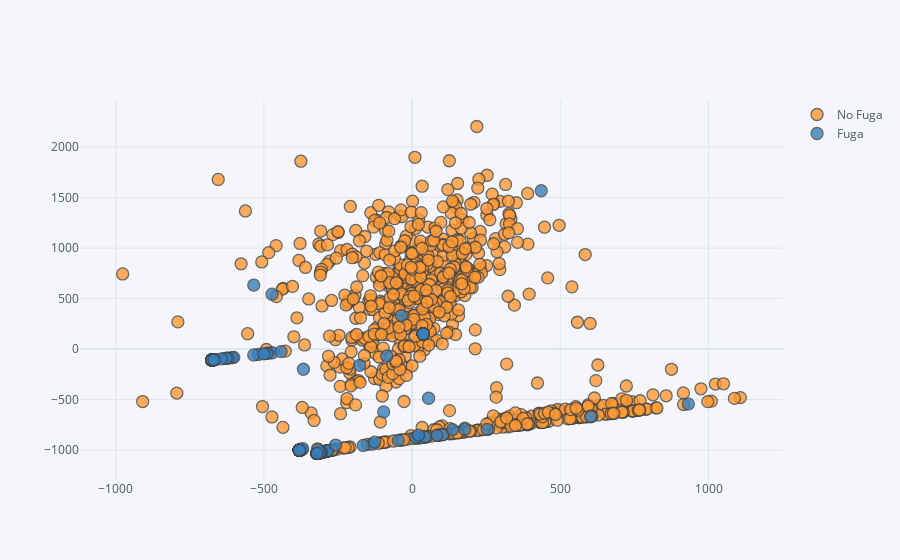

Notebook cell for this chart:
### Code cell
Xm.iplot(kind='scatter',x='d1',y='d2',categories=tgt[0],mode='markers')

### Figure 1 — Plotly figure (JSON) as saved in the notebook; plotly's stock layout.template omitted (floating-point values rounded to 4 significant figures; data arrays with more than 128 entries replaced by an {"elided": "..."} marker saying what was removed)
{"data": [{"marker": {"color": "rgba(255, 153, 51, 1.0)", "line": {"width": 1.3}, "opacity": 0.8, "size": 12, "symbol": "circle"}, "mode": "markers", "name": "No Fuga", "textfont": {"color": "#4D5663"}, "type": "scatter", "x": {"elided": "833 float values"}, "y": {"elided": "833 float values"}}, {"marker": {"color": "rgba(55, 128, 191, 1.0)", "line": {"width": 1.3}, "opacity": 0.8, "size": 12, "symbol": "circle"}, "mode": "markers", "name": "Fuga", "textfont": {"color": "#4D5663"}, "type": "scatter", "x": {"elided": "167 float values"}, "y": {"elided": "167 float values"}}], "layout": {"legend": {"bgcolor": "#F5F6F9", "font": {"color": "#4D5663"}}, "paper_bgcolor": "#F5F6F9", "plot_bgcolor": "#F5F6F9", "title": {"font": {"color": "#4D5663"}}, "xaxis": {"gridcolor": "#E1E5ED", "showgrid": true, "tickfont": {"color": "#4D5663"}, "title": {"font": {"color": "#4D5663"}, "text": ""}, "zerolinecolor": "#E1E5ED"}, "yaxis": {"gridcolor": "#E1E5ED", "showgrid": true, "tickfont": {"color": "#4D5663"}, "title": {"font": {"color": "#4D5663"}, "text": ""}, "zerolinecolor": "#E1E5ED"}}}
